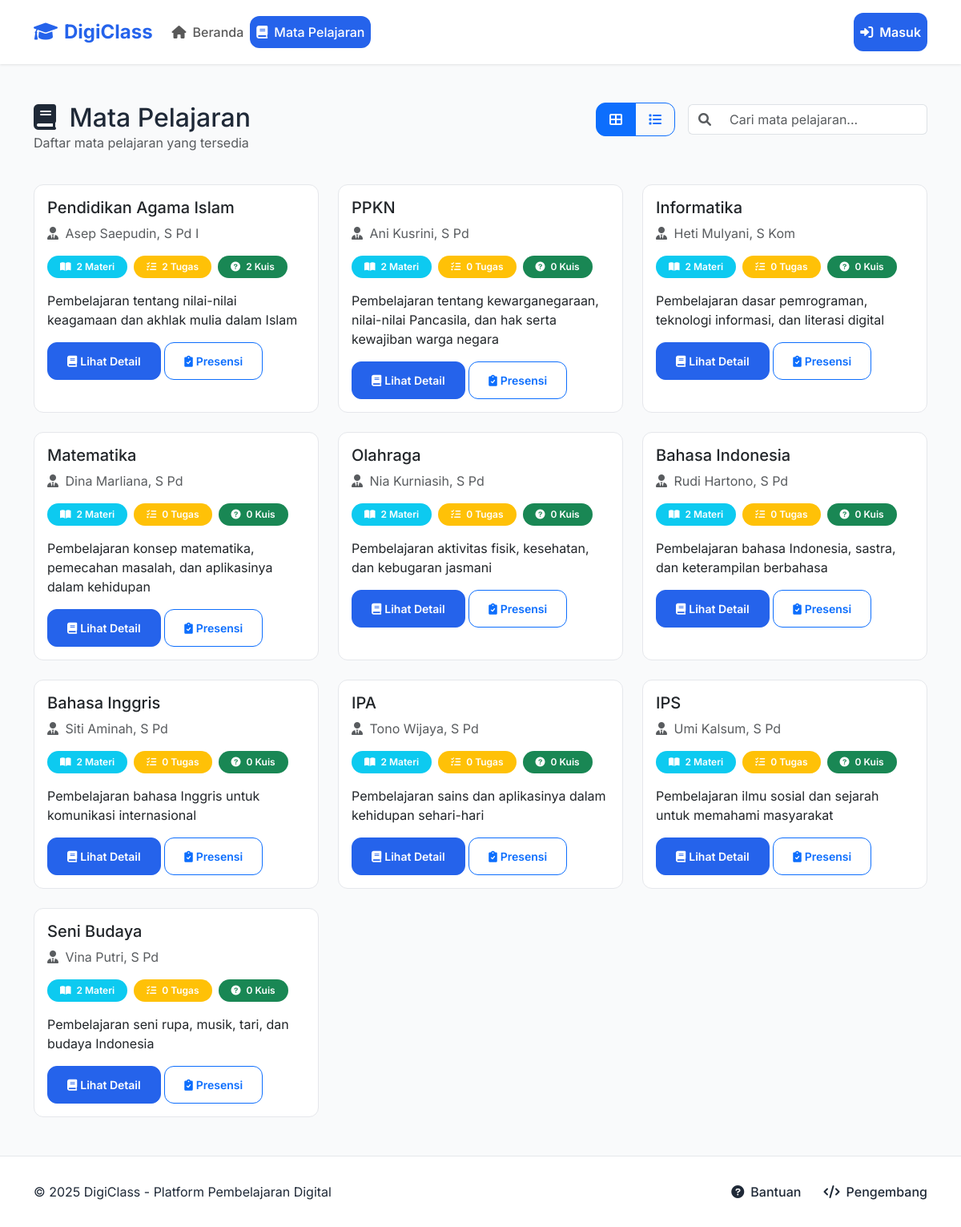
Screenshot of /courses with the database file from the repository.
### app.py (models this page shows, shortened)
class Course(db.Model):
    id = db.Column(db.Integer, primary_key=True)
    title = db.Column(db.String(100), nullable=False)
    description = db.Column(db.Text)
    instructor_id = db.Column(db.Integer, db.ForeignKey('user.id'), nullable=False)
    created_at = db.Column(db.DateTime, default=datetime.utcnow)
    materials = db.relationship('Material', backref='course', lazy=True)
    quizzes = db.relationship('Quiz', backref='course', lazy=True)
    assignments = db.relationship('Assignment', backref='course', lazy=True)

class User(UserMixin, db.Model):
    id = db.Column(db.Integer, primary_key=True)
    nisn = db.Column(db.String(20), unique=True)  # Untuk siswa
    nip = db.Column(db.String(20), unique=True)   # Untuk guru
    username = db.Column(db.String(80), unique=True, nullable=False)
    email = db.Column(db.String(120), unique=True, nullable=False)
    password_hash = db.Column(db.String(128))
    role = db.Column(db.String(20), nullable=False, default='siswa')  # 'guru', 'siswa'
    kelas = db.Column(db.String(10))  # Hanya untuk siswa
    profile_photo = db.Column(db.String(255), default='default.jpg')  # Nama file foto profil
    courses = db.relationship('Course', backref='instructor', lazy=True)

### app.py (the view)
@app.route('/courses')
def courses():
    if not current_user.is_authenticated:
        courses = Course.query.all()
    elif current_user.role == 'guru':
        courses = Course.query.filter_by(instructor_id=current_user.id).all()
    else:
        courses = Course.query.all()
    teacher_names = {}
    for course in courses:
        instructor = User.query.get(course.instructor_id)
        if instructor:
            teacher_names[instructor.username] = TEACHER_NAMES.get(instructor.username, instructor.username)
    return render_template('courses.html', courses=courses, teacher_names=teacher_names)

### app.py (called while the page is built)
@app.context_processor
def inject_context():
    return dict(
        current_user=current_user,
        teacher_names=TEACHER_NAMES,
        datetime=datetime,
        date=date
    )

### templates/courses.html (shortened to what this page needs)
{% extends "base.html" %}
{% from "components/course_card.html" import course_card %}
{% block content %}
<div class="container py-5">
    <div class="row mb-4">
        <div class="col-md-6">
            <h2 class="mb-0">
                <i class="fas fa-book me-2"></i>
                Mata Pelajaran
            </h2>
            <p class="text-muted">Daftar mata pelajaran yang tersedia</p>
        </div>
        <div class="col-md-6 text-md-end">
            <div class="d-flex justify-content-md-end align-items-center gap-3">
                <div class="view-toggle btn-group" role="group">
                    <button type="button" class="btn btn-outline-primary active" data-view="grid">
                        <i class="fas fa-th-large"></i>
                    </button>
                    <button type="button" class="btn btn-outline-primary" data-view="list">
                        <i class="fas fa-list"></i>
                    </button>
                </div>
                <div class="search-box">
                    <div class="input-group">
                        <span class="input-group-text bg-white border-end-0">
                            <i class="fas fa-search text-muted"></i>
                        </span>
                        <input type="text" class="form-control border-start-0" id="courseSearch"
                               placeholder="Cari mata pelajaran...">
                    </div>
                </div>
            </div>
        </div>
    </div>
    {% if courses %}
    <div id="courseGrid" class="row g-4">
        {% for course in courses %}
        <div class="col-md-6 col-lg-4 course-item" data-title="{{ course.title.lower() }}">
            {{ course_card(course, 'grid') }}
        </div>
        {% endfor %}
    </div>
    {% else %}
    <div class="text-center py-5">
        <i class="fas fa-book-open fa-4x mb-3 text-muted"></i>
        <h4>Belum ada mata pelajaran</h4>
        <p class="text-muted">Mata pelajaran akan ditampilkan di sini setelah ditambahkan.</p>
    </div>
    {% endif %}
</div>
{% endblock %}

### templates/base.html (shortened to what this page needs)
<!DOCTYPE html>
<html lang="id">
<head>
    <link href="https://cdn.jsdelivr.net/npm/bootstrap@5.3.2/dist/css/bootstrap.min.css" rel="stylesheet">
    <link href="https://cdnjs.cloudflare.com/ajax/libs/font-awesome/6.0.0/css/all.min.css" rel="stylesheet">
</head>
<body>
    <nav class="navbar navbar-expand-lg sticky-top">
        <div class="container">
            <a class="navbar-brand" href="{{ url_for('index') }}">
                <i class="fas fa-graduation-cap me-2"></i>DigiClass
            </a>
            <div class="collapse navbar-collapse" id="navbarNav">
                <ul class="navbar-nav me-auto">
                    <li class="nav-item">
                        <a class="nav-link {{ 'active' if request.endpoint == 'index' }}" href="{{ url_for('index') }}">
                            <i class="fas fa-home me-2"></i>Beranda
                        </a>
                    </li>
                    <li class="nav-item">
                        <a class="nav-link {{ 'active' if request.endpoint == 'courses' }}" href="{{ url_for('courses') }}">
                            <i class="fas fa-book me-2"></i>Mata Pelajaran
                        </a>
                    </li>
                </ul>
                <ul class="navbar-nav">
                    {% if current_user.is_authenticated %}
                    <li class="nav-item">
                        <a class="nav-link {{ 'active' if request.endpoint == 'profile' }}" href="{{ url_for('profile') }}">
                            <i class="fas fa-user me-2"></i>{{ current_user.username }}
                        </a>
                    </li>
                    <li class="nav-item">
                        <a class="nav-link" href="{{ url_for('logout') }}">
                            <i class="fas fa-sign-out-alt me-2"></i>Keluar
                        </a>
                    </li>
                    {% else %}
                    <li class="nav-item">
                        <a class="nav-link btn btn-primary text-white ms-2" href="{{ url_for('login') }}">
                            <i class="fas fa-sign-in-alt me-2"></i>Masuk
                        </a>
                    </li>
                    {% endif %}
                </ul>
            </div>
        </div>
    </nav>
    <main class="flex-grow-1">
        {% block content %}{% endblock %}
    </main>
    <footer class="footer">
        <div class="container">
            <div class="row align-items-center">
                <div class="col-md-6 text-center text-md-start">
                    <p class="mb-0">&copy; 2025 DigiClass - Platform Pembelajaran Digital</p>
                </div>
                <div class="col-md-6 text-center text-md-end">
                    <a href="{{ url_for('help') }}" class="footer-link me-4">
                        <i class="fas fa-question-circle me-2"></i>Bantuan
                    </a>
                    <a href="{{ url_for('developers') }}" class="footer-link">
                        <i class="fas fa-code me-2"></i>Pengembang
                    </a>
                </div>
            </div>
        </div>
    </footer>
</body>
</html>

### templates/components/course_card.html (shortened to what this page needs)
{% macro course_card(course, view_type='grid', show_actions=True) %}
{% if view_type == 'grid' %}
<div class="card course-card h-100">
    <div class="card-body">
        <div class="course-header mb-3">
            <h5 class="card-title mb-2">{{ course.title }}</h5>
            <p class="text-muted mb-0">
                <i class="fas fa-user-tie me-1"></i>
                {% if teacher_names is defined and course.instructor.username in teacher_names %}
                    {{ teacher_names[course.instructor.username] }}
                {% else %}
                    {{ course.instructor.username.replace('.', ' ').title() }}
                {% endif %}
            </p>
        </div>
        <div class="course-stats mb-3">
            <div class="row g-2">
                <div class="col-auto">
                    <span class="badge bg-info">
                        <i class="fas fa-book-open me-1"></i>
                        {{ course.materials|length }} Materi
                    </span>
                </div>
                <div class="col-auto">
                    <span class="badge bg-warning">
                        <i class="fas fa-tasks me-1"></i>
                        {{ course.assignments|length }} Tugas
                    </span>
                </div>
                <div class="col-auto">
                    <span class="badge bg-success">
                        <i class="fas fa-question-circle me-1"></i>
                        {{ course.quizzes|length }} Kuis
                    </span>
                </div>
            </div>
        </div>
        <p class="card-text course-description">
            {{ course.description[:150] }}{% if course.description|length > 150 %}...{% endif %}
        </p>
        {% if show_actions %}
        <div class="course-actions">
            <a href="{{ url_for('view_course', course_id=course.id) }}" class="btn btn-primary btn-sm">
                <i class="fas fa-book me-1"></i>Lihat Detail
            </a>
            <a href="{{ url_for('attendance', course_id=course.id) }}" class="btn btn-outline-primary btn-sm">
                <i class="fas fa-clipboard-check me-1"></i>Presensi
            </a>
        </div>
        {% endif %}
    </div>
</div>
{% endif %}
{% endmacro %}

### templates/base.html (style rules this page uses)
:root { --primary: #2563eb; --primary-dark: #1d4ed8; --primary-light: #60a5fa; --secondary: #38bdf8; --success: #34d399; --warning: #fbbf24; --danger: #f87171; --dark: #1f2937; --light: #f3f4f6; --white: #ffffff; --body-bg: #f9fafb; --body-color: #1f2937; --border-color: #e5e7eb; --border-radius: 0.75rem; --transition: all 0.3s ease; }
body { font-family: 'Inter', sans-serif; min-height: 100vh; display: flex; flex-direction: column; background-color: var(--body-bg); color: var(--body-color); }
.navbar { background: var(--white); box-shadow: 0 1px 3px rgba(0,0,0,0.1); padding: 1rem 0; }
.navbar-brand { font-weight: 700; font-size: 1.5rem; color: var(--primary) !important; }
.nav-link { font-weight: 500; padding: 0.5rem 1rem; border-radius: var(--border-radius); transition: var(--transition); }
.nav-link.active { background-color: var(--primary); color: var(--white) !important; }
.btn { padding: 0.75rem 1.5rem; border-radius: var(--border-radius); font-weight: 600; transition: var(--transition); }
.btn-primary { background: var(--primary); border-color: var(--primary); }
.card { border: 1px solid var(--border-color); border-radius: var(--border-radius); background: var(--white); transition: var(--transition); }
.badge { padding: 0.5rem 1rem; border-radius: 2rem; font-weight: 600; }
.footer { background: var(--white); border-top: 1px solid var(--border-color); padding: 2rem 0; margin-top: auto; }
.footer-link { color: var(--dark); text-decoration: none; transition: var(--transition); font-weight: 500; }

### templates/courses.html (style rules this page uses)
.search-box { max-width: 300px; }
.search-box .input-group-text { border-right: none; }
.search-box .form-control { border-left: none; }
.view-toggle .btn { padding: 0.5rem 1rem; }
.view-toggle .btn i { width: 16px; }

### rows the page displays
Course: title "Pendidikan Agama Islam", instructor.username.replace "Asep Saepudin, S Pd I", materials|length "2", assignments|length "2", quizzes|length "2", description "Pembelajaran tentang nilai-nilai keagamaan dan akhlak mulia dalam Islam"
Course: title "PPKN", instructor.username.replace "Ani Kusrini, S Pd", materials|length "2", assignments|length "0", quizzes|length "0", description "Pembelajaran tentang kewarganegaraan, nilai-nilai Pancasila, dan hak serta kewajiban warga negara"
Course: title "Informatika", instructor.username.replace "Heti Mulyani, S Kom", materials|length "2", assignments|length "0", quizzes|length "0", description "Pembelajaran dasar pemrograman, teknologi informasi, dan literasi digital"
Course: title "Matematika", instructor.username.replace "Dina Marliana, S Pd", materials|length "2", assignments|length "0", quizzes|length "0", description "Pembelajaran konsep matematika, pemecahan masalah, dan aplikasinya dalam kehidupan"
Course: title "Olahraga", instructor.username.replace "Nia Kurniasih, S Pd", materials|length "2", assignments|length "0", quizzes|length "0", description "Pembelajaran aktivitas fisik, kesehatan, dan kebugaran jasmani"
Course: title "Bahasa Indonesia", instructor.username.replace "Rudi Hartono, S Pd", materials|length "2", assignments|length "0", quizzes|length "0", description "Pembelajaran bahasa Indonesia, sastra, dan keterampilan berbahasa"
Course: title "Bahasa Inggris", instructor.username.replace "Siti Aminah, S Pd", materials|length "2", assignments|length "0", quizzes|length "0", description "Pembelajaran bahasa Inggris untuk komunikasi internasional"
Course: title "IPA", instructor.username.replace "Tono Wijaya, S Pd", materials|length "2", assignments|length "0", quizzes|length "0", description "Pembelajaran sains dan aplikasinya dalam kehidupan sehari-hari"
Course: title "IPS", instructor.username.replace "Umi Kalsum, S Pd", materials|length "2", assignments|length "0", quizzes|length "0", description "Pembelajaran ilmu sosial dan sejarah untuk memahami masyarakat"
Course: title "Seni Budaya", instructor.username.replace "Vina Putri, S Pd", materials|length "2", assignments|length "0", quizzes|length "0", description "Pembelajaran seni rupa, musik, tari, dan budaya Indonesia"
